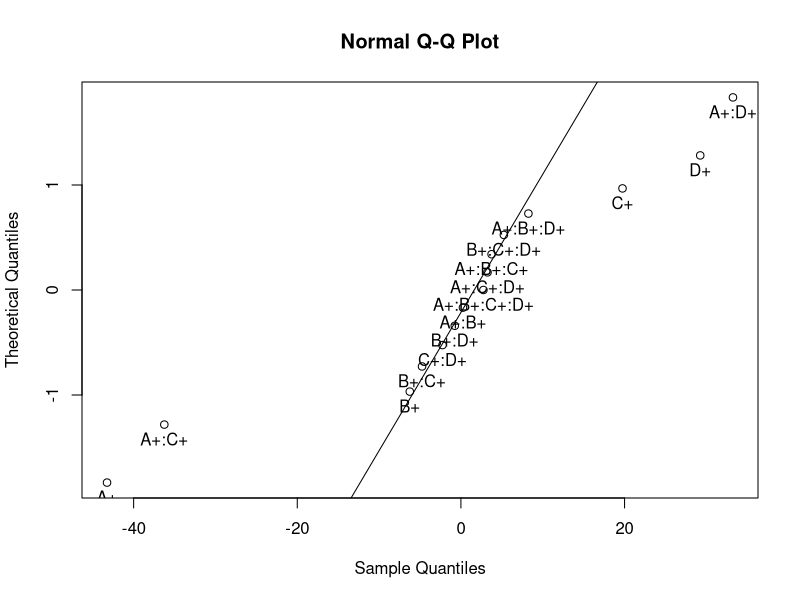
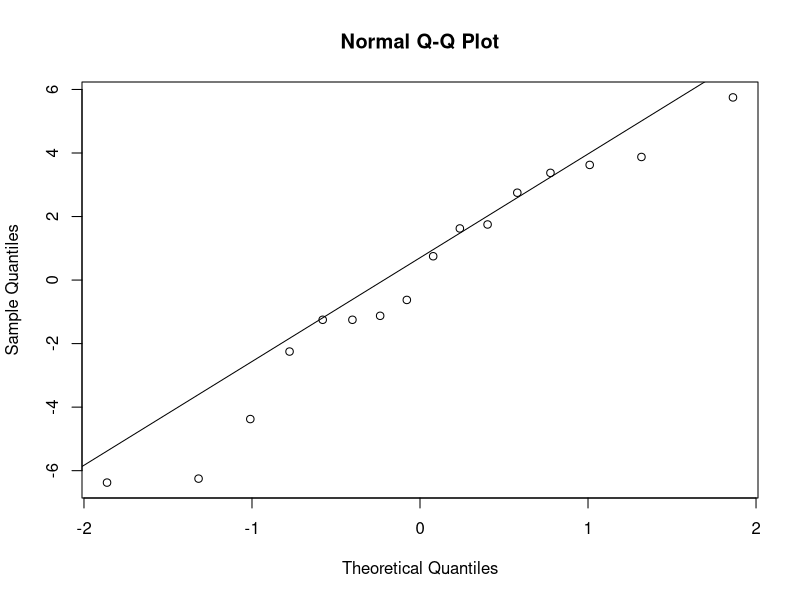
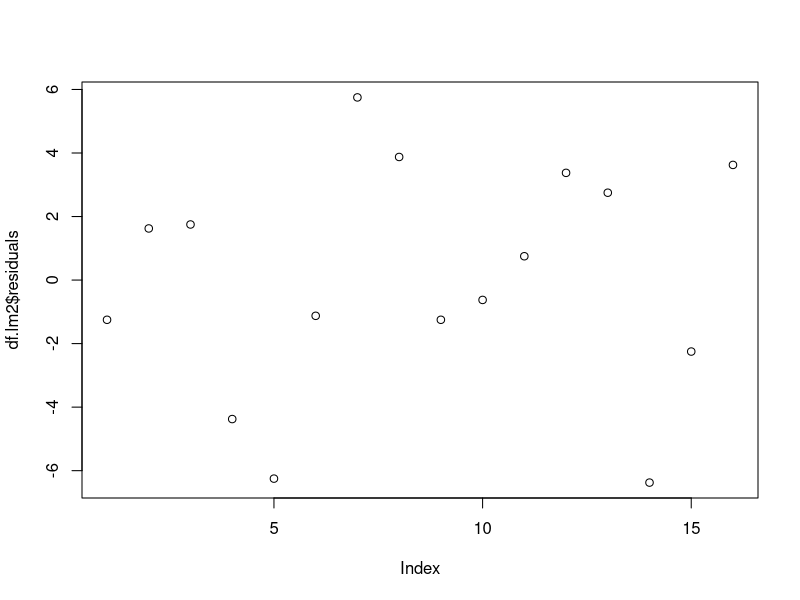
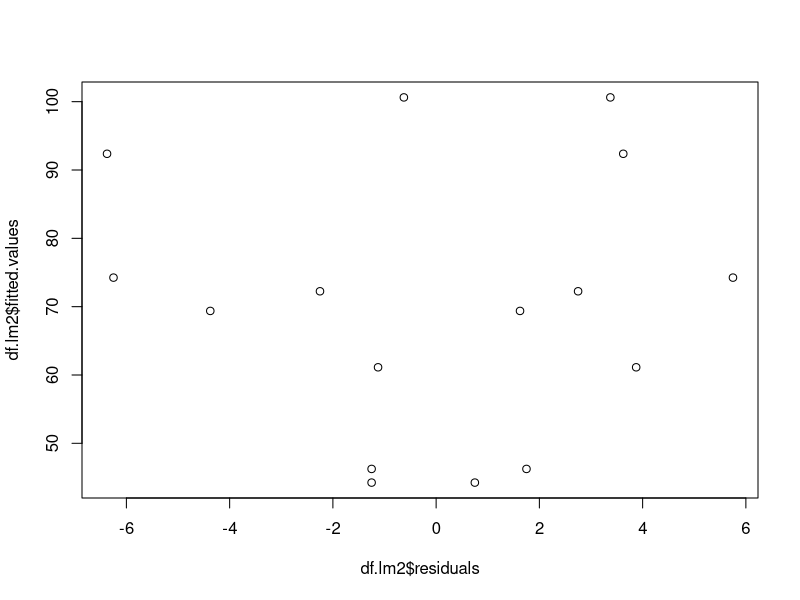

Recreate these plots in R, in order.
# Chemical reaction plant example
# Factors: 
# A: Temperature
# B: Pressure
# C: Consentration of reactant
# D: Stirring rate
# # Yield: filtration rate

# 2^4 unreplicated FP
lvl <- c("-", "+")

# Generate design matrix
(df <- expand.grid(A=lvl, B=lvl, C=lvl, D=lvl))
df$Y <- c(
  45, 71, 48, 65,
  68, 60, 80, 65,
  43, 100, 45, 104,
  75, 86, 70, 96
)

# Full linear model
df.lm <- lm(Y~A*B*C*D, data=df)

# Daniel's method
n <- length(df.lm$effects)
effects <- as.vector(df.lm$effects)[2:n]

qn <- qqnorm(effects, datax=T)
text(qn$x, qn$y, lab=names(df.lm$effects)[2:n], pos=1)
qqline(effects, datax=T)

# From QQ plot it looks like only significant effects 
# are A, C, D, A:C and A:D
df.lm1 <- lm(Y~A*C+A*D+B+A:B:D, data=df)
anova(df.lm1)

df.lm2 <- lm(Y~A*C+A*D, data=df)
qqnorm(df.lm2$residuals)
qqline(df.lm2$residuals)
plot(df.lm2$residuals)
plot(df.lm2$residuals, df.lm2$fitted.values)
